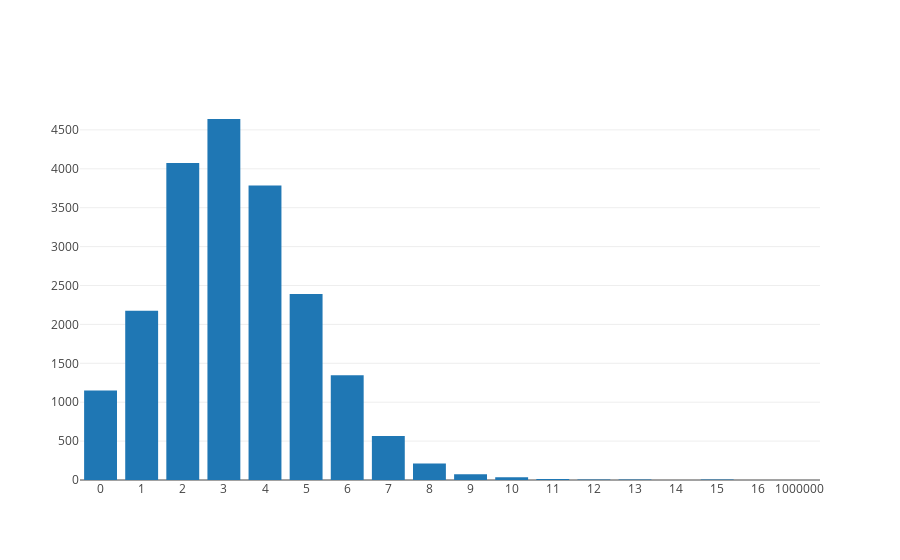

Notebook source saved alongside this figure:
### Code cell
val (x, y) = distributionOfCCM.toList.sorted.unzip // Bar constructor needs two lists
val layout = Layout(xaxis = Axis(`type` = AxisType.Category)) // category axis because of the weird outliers
plot(List(Bar(x, y)), layout = layout)

### Figure 1 — Plotly figure (JSON) as saved in the notebook; plotly's stock layout.template omitted (floating-point values rounded to 4 significant figures)
{"data": [{"type": "bar", "x": [0, 1, 2, 3, 4, 5, 6, 7, 8, 9, 10, 11, 12, 13, 14, 15, 16, 1000000], "y": [1149, 2174, 4074, 4640, 3785, 2390, 1345, 565, 213, 75, 35, 13, 6, 6, 1, 5, 1, 1]}], "layout": {"autosize": true, "xaxis": {"autorange": true, "range": [-0.5, 17.5], "type": "category"}, "yaxis": {"autorange": true, "range": [0, 4884.0], "type": "linear"}}}
